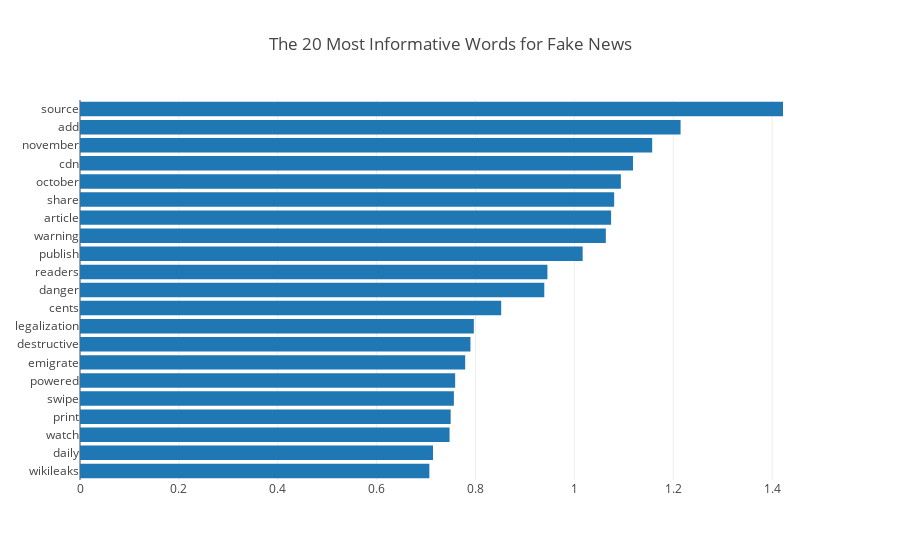

Source (notebook cell):
### Markdown cell above
#### Visualise the top 20 Informative Words for Fake News

### Code cell
data_3 = [go.Bar(
            x= inform_fake_df.coefficient,
            y=inform_fake_df.word,
            orientation = 'h'            
)]

layout_3 = go.Layout(title="The 20 Most Informative Words for Fake News")
fig_3 = go.Figure(data=data_3, layout=layout_3)
plotly.offline.iplot(fig_3, show_link = False, filename='horizontal-bar')

### Figure 1 — Plotly figure (JSON) as saved in the notebook; plotly's stock layout.template omitted (floating-point values rounded to 4 significant figures)
{"data": [{"orientation": "h", "type": "bar", "uid": "e30fa468-a93e-11e8-a0f2-308d99bcf638", "x": [0.7066, 0.7141, 0.7475, 0.7497, 0.7562, 0.7588, 0.7791, 0.7898, 0.7966, 0.8519, 0.9391, 0.9454, 1.017, 1.064, 1.074, 1.08, 1.094, 1.119, 1.157, 1.215, 1.422], "y": ["wikileaks", "daily", "watch", "print", "swipe", "powered", "emigrate", "destructive", "legalization", "cents", "danger", "readers", "publish", "warning", "article", "share", "october", "cdn", "november", "add", "source"]}], "layout": {"title": "The 20 Most Informative Words for Fake News"}}
